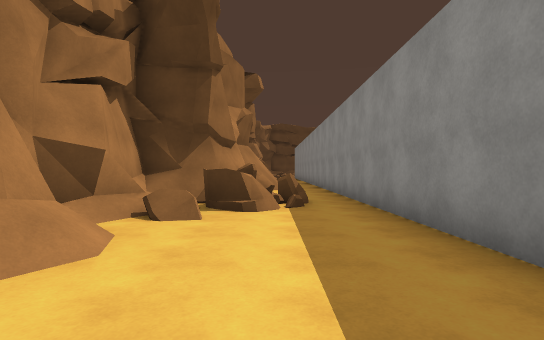
view 1 (above)

14 first-person views from a walk through a Unity game level. The camera is 1.3 m above the floor, looks level and sees 80° across. The floor is counted in squares, 2 m on a side. Each view is taken from the middle of a square. On the plan, view 1 faces up. The plan holds only what a view shows up to about 10 squares ahead; the rest is blank. The place goes on beyond the plan. Surface patterns are stand-ins for the level's own textures.

view 2
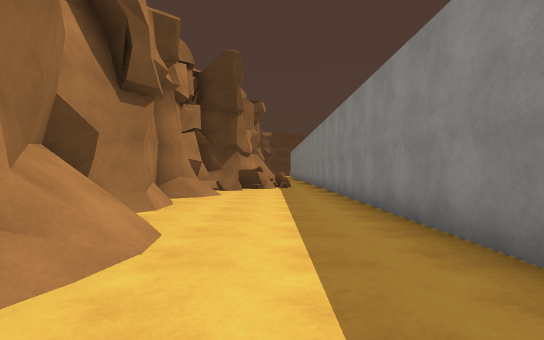

view 3
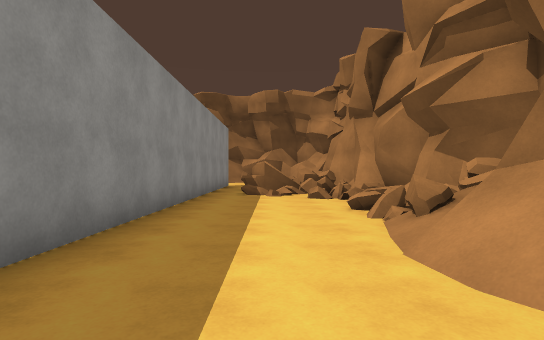

view 4
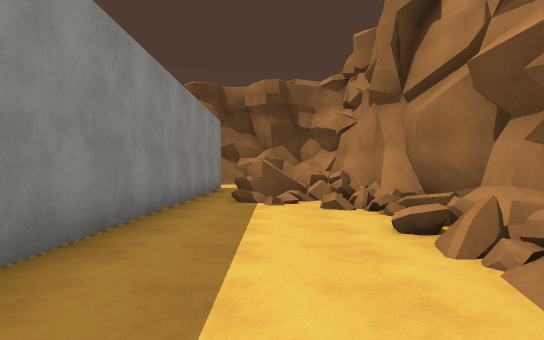

view 5
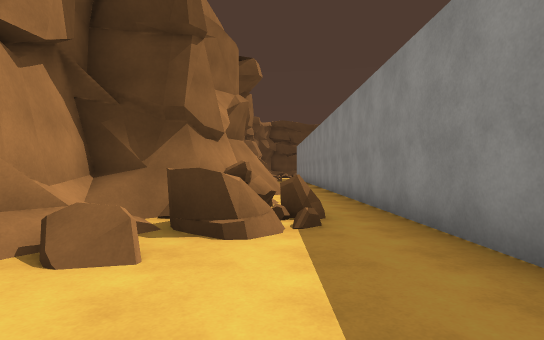

view 6
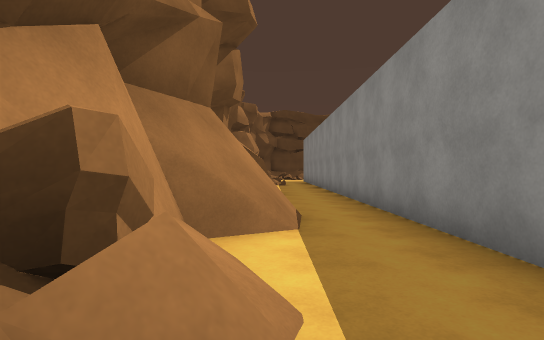

view 7
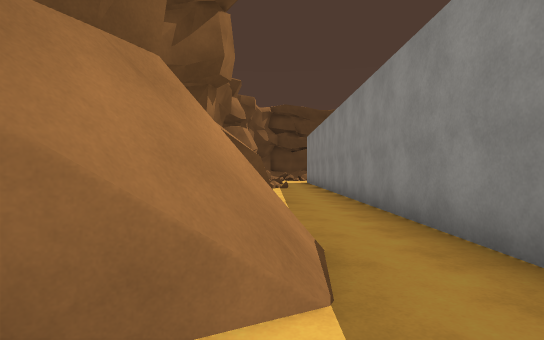

view 8
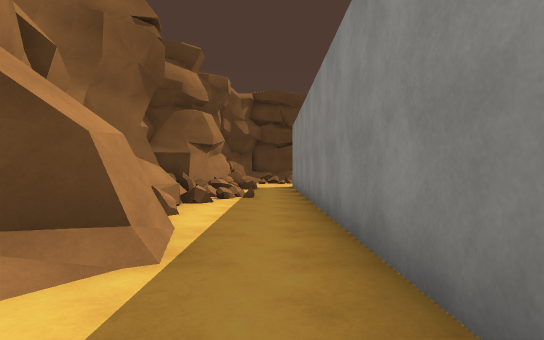

view 9
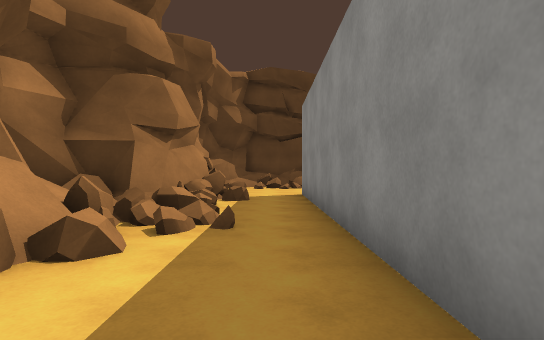

view 10
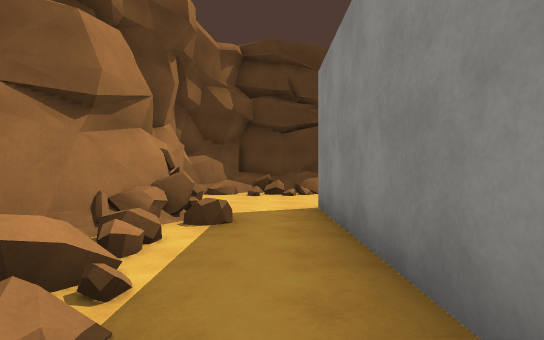

view 11
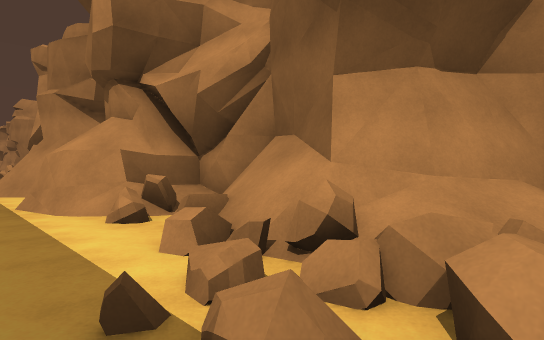

view 12
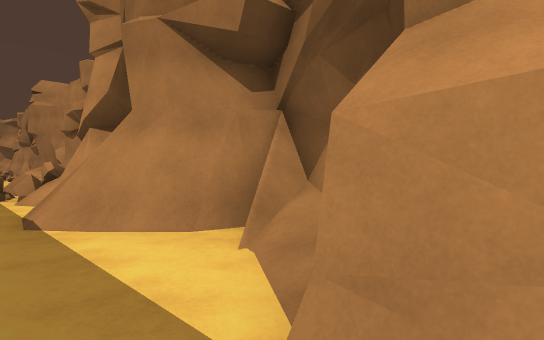

view 13
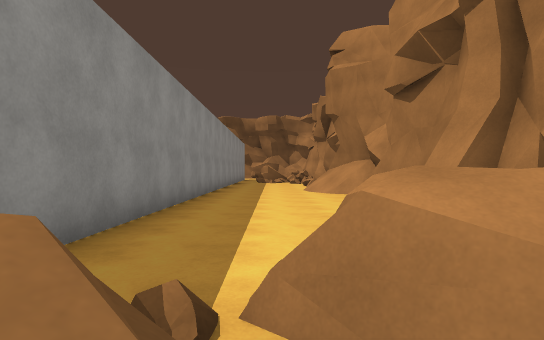

view 14
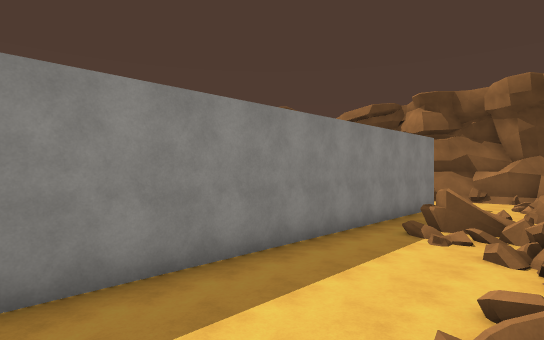

### Floor plan
Key: @ floor where view 1 was taken; # wall or solid block; . floor; / step, stairs or slope; = window, fence, low wall or low ledge; ^ raised ledge.
Columns run from 2 left of view 1 to 2 right of it. Each row starts with its distance up from view 1.
 29 ##===
 28  #...
 27  #...
 26  #...
 25  ##.#
 24  ##.#
 23 ##..#
 22 =.=.#
 21 ###.#
 20 ##..#
 19 #=..#
 18 ##..#
 17 ##..#
 16  ##.#
 15  #..#
 14 ##..#
 13 ##..#
 12  ##.#
 11  ##.#
 10  #..#
  9  #..#
  8 ##=.#
  7 ##..#
  6 #^=.#
  5 #==.#
  4 ##..#
  3 #...#
  2 /...#
  1 /...#
  0 /.@.#
 -1 /...#
 -2 /...#
 -3 //..#
 -4 #/..#
 -5 =...#
 -6 =...#
 -7 ....#
 -8 =...#
 -9 =#..#
-10 #=#/#
-11 #===#
-12 ##=.#
-13  #= #

Positions as (right, up) in squares from view 1, and headings:
1: (0, 0), facing up
2: (0, -6), facing up
3: (0, -1), facing down
4: (0, -3), facing down
5: (0, 2), facing up
6: (0, 7), facing up
7: (0, 9), facing up
8: (1, 13), facing up
9: (1, 17), facing up
10: (1, 20), facing up
11: (1, 22), facing down-left
12: (1, 16), facing down-left
13: (0, 7), facing down
14: (-2, -3), facing down-right
